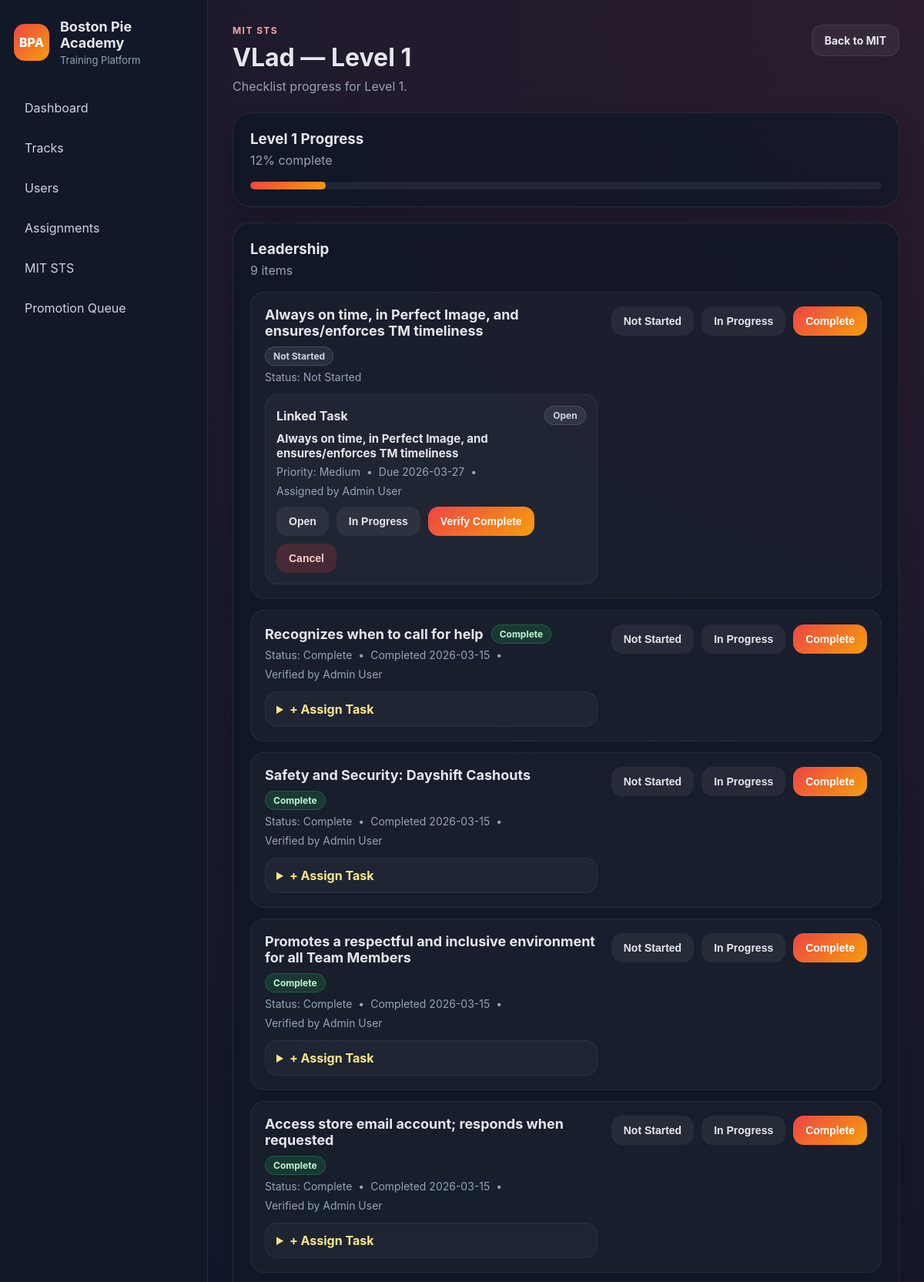
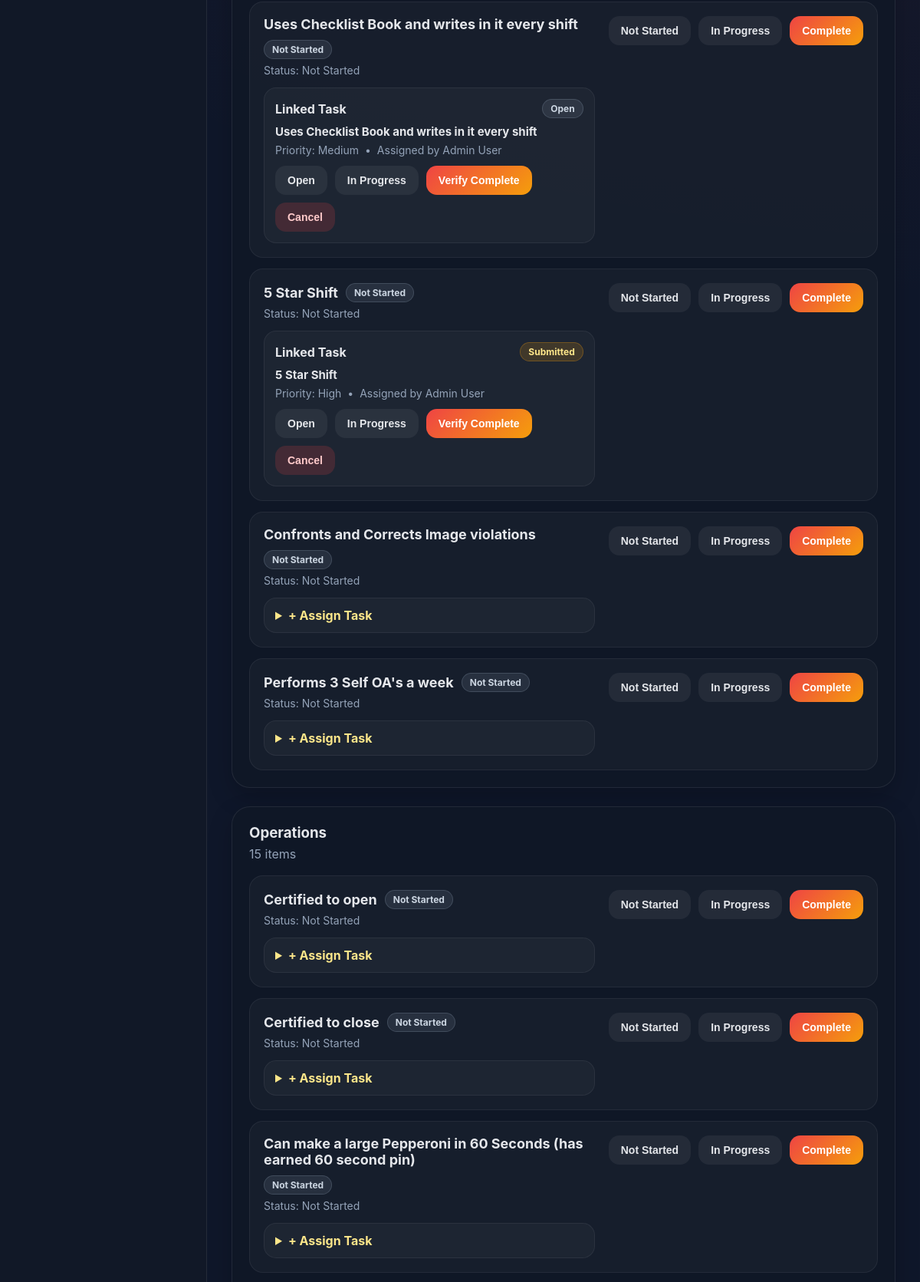
Screenshot of /mit-sts/mits/1/level/1 (signed in, upper part) with the database file from the repository (2 pictures, top to bottom).
### app/models.py (models this page shows, shortened)
class User(UserMixin, db.Model):
    __tablename__ = "users"
    id = db.Column(db.Integer, primary_key=True)
    name = db.Column(db.String(120), nullable=False)
    username = db.Column(db.String(80), unique=True, nullable=False)
    password_hash = db.Column(db.String(255), nullable=False)
    role = db.Column(db.String(50), nullable=False, default="tm")
    store_number = db.Column(db.String(20), nullable=True)
    is_active_user = db.Column(db.Boolean, default=True)
    created_at = db.Column(db.DateTime, default=datetime.utcnow)
    progress_records = db.relationship(
        "LessonProgress",
        backref="user",
        cascade="all, delete-orphan",
        lazy=True
    )
    assignments = db.relationship(
        "TrackAssignment",
        foreign_keys="TrackAssignment.user_id",
        backref="user",
        cascade="all, delete-orphan",
        lazy=True
    )
    assigned_tracks_created = db.relationship(
        "TrackAssignment",
        foreign_keys="TrackAssignment.assigned_by_user_id",
        backref="assigned_by_user",
        lazy=True
    )
    quiz_attempts = db.relationship(
        "QuizAttempt",
        backref="user",
        cascade="all, delete-orphan",
        lazy=True
    )
    mit_profiles = db.relationship(
        "MITProfile",
        foreign_keys="MITProfile.user_id",
        backref="mit_user",
        lazy=True
    )
    coached_mits = db.relationship(
        "MITProfile",
        foreign_keys="MITProfile.coach_user_id",
        backref="coach_user",
        lazy=True
    )
    verified_mit_items = db.relationship(
        "MITLevelProgress",
        foreign_keys="MITLevelProgress.verified_by_user_id",
        backref="verified_by_user",
        lazy=True
    )
    mit_reviews_written = db.relationship(
        "MITReview",
        foreign_keys="MITReview.reviewer_user_id",
        backref="reviewer_user",
        lazy=True
    )
    mit_promotions_approved = db.relationship(
        "MITPromotion",
        foreign_keys="MITPromotion.approved_by_user_id",
        backref="approved_by_user",
        lazy=True
    )
    mit_action_items_owned = db.relationship(
        "MITActionPlanItem",
        foreign_keys="MITActionPlanItem.owner_user_id",
        backref="owner_user",
        lazy=True
    )
    mit_tasks_assigned = db.relationship(
        "MITTask",
        foreign_keys="MITTask.assigned_by_user_id",
        backref="assigned_by_user",
        lazy=True
    )
    @property
    def is_active(self):
        return self.is_active_user

class MITLevelTemplate(db.Model):
    __tablename__ = "mit_level_templates"
    id = db.Column(db.Integer, primary_key=True)
    level_number = db.Column(db.Integer, nullable=False)
    category = db.Column(db.String(100), nullable=True)
    item_name = db.Column(db.String(255), nullable=False)
    item_description = db.Column(db.Text, nullable=True)
    sort_order = db.Column(db.Integer, default=0)
    is_required = db.Column(db.Boolean, default=True)
    source_ref = db.Column(db.String(255), nullable=True)
    progress_records = db.relationship(
        "MITLevelProgress",
        backref="template_item",
        cascade="all, delete-orphan",
        lazy=True
    )
    action_plan_items = db.relationship(
        "MITActionPlanItem",
        backref="related_template_item",
        lazy=True
    )
    tasks = db.relationship(
        "MITTask",
        backref="task_template_item",
        lazy=True
    )

class MITLevelProgress(db.Model):
    __tablename__ = "mit_level_progress"
    id = db.Column(db.Integer, primary_key=True)
    mit_profile_id = db.Column(db.Integer, db.ForeignKey("mit_profiles.id"), nullable=False)
    template_item_id = db.Column(db.Integer, db.ForeignKey("mit_level_templates.id"), nullable=False)
    status = db.Column(db.String(20), nullable=False, default="not_started")
    completed_date = db.Column(db.Date, nullable=True)
    verified_by_user_id = db.Column(db.Integer, db.ForeignKey("users.id"), nullable=True)
    notes = db.Column(db.Text, nullable=True)
    created_at = db.Column(db.DateTime, default=datetime.utcnow)
    updated_at = db.Column(db.DateTime, default=datetime.utcnow, onupdate=datetime.utcnow)
    __table_args__ = (
        db.UniqueConstraint("mit_profile_id", "template_item_id", name="uq_mit_profile_template_item"),
    )

class MITTask(db.Model):
    __tablename__ = "mit_tasks"
    id = db.Column(db.Integer, primary_key=True)
    mit_profile_id = db.Column(db.Integer, db.ForeignKey("mit_profiles.id"), nullable=False)
    mit_review_id = db.Column(db.Integer, db.ForeignKey("mit_reviews.id"), nullable=True)
    title = db.Column(db.String(255), nullable=False)
    description = db.Column(db.Text, nullable=True)
    related_template_item_id = db.Column(db.Integer, db.ForeignKey("mit_level_templates.id"), nullable=True)
    assigned_by_user_id = db.Column(db.Integer, db.ForeignKey("users.id"), nullable=False)
    assigned_at = db.Column(db.DateTime, default=datetime.utcnow)
    due_date = db.Column(db.Date, nullable=True)
    priority = db.Column(db.String(20), nullable=False, default="medium")
    status = db.Column(db.String(20), nullable=False, default="open")
    completed_at = db.Column(db.DateTime, nullable=True)
    notes = db.Column(db.Text, nullable=True)
    created_at = db.Column(db.DateTime, default=datetime.utcnow)
    updated_at = db.Column(db.DateTime, default=datetime.utcnow, onupdate=datetime.utcnow)

### app/mit_sts/routes.py (the view)
@mit_sts_bp.route("/mits/<int:mit_id>/level/<int:level_number>")
@login_required
def view_level(mit_id, level_number):
    if level_number not in [1, 2, 3]:
        flash("Invalid level.", "danger")
        return redirect(url_for("academy.dashboard"))
    mit = MITProfile.query.get_or_404(mit_id)
    if not can_view_mit(mit):
        flash("You do not have permission to view that MIT level.", "danger")
        return redirect(url_for("academy.dashboard"))
    ensure_progress_rows_for_mit(mit)
    refresh_mit_status(mit)
    db.session.commit()
    templates = MITLevelTemplate.query.filter_by(level_number=level_number).order_by(
        MITLevelTemplate.category.asc(),
        MITLevelTemplate.sort_order.asc(),
        MITLevelTemplate.id.asc()
    ).all()
    progress_rows = MITLevelProgress.query.filter_by(mit_profile_id=mit.id).all()
    progress_map = {row.template_item_id: row for row in progress_rows}
    grouped_items = defaultdict(list)
    for template in templates:
        grouped_items[template.category or "General"].append(template)
    active_task_map = {}
    for task in MITTask.query.filter(
        MITTask.mit_profile_id == mit.id,
        MITTask.related_template_item_id.isnot(None),
        MITTask.status.in_(["open", "in_progress", "submitted"])
    ).order_by(MITTask.created_at.desc()).all():
        if task.related_template_item_id not in active_task_map:
            active_task_map[task.related_template_item_id] = task
    level_progress = calculate_level_progress(mit.id, level_number)
    is_complete = level_progress == 100 and len(templates) > 0
    return render_template(
        "mit_sts/level_detail.html",
        mit=mit,
        level_number=level_number,
        grouped_items=dict(grouped_items),
        progress_map=progress_map,
        active_task_map=active_task_map,
        level_progress=level_progress,
        is_complete=is_complete,
        task_display_status=task_display_status,
        user=current_user,
        can_edit=can_edit_mit(),
    )

### app/templates/mit_sts/level_detail.html (shortened to what this page needs)
{% extends "base.html" %}
{% block content %}
<div class="page-header">
    <div>
        <p class="eyebrow">MIT STS</p>
        <h2>{{ mit.mit_user.name }} — Level {{ level_number }}</h2>
        <p class="subtle">
            Checklist progress for Level {{ level_number }}.
        </p>
    </div>
    <div class="track-actions">
        <a class="btn btn-secondary" href="{{ url_for('mit_sts.view_mit', mit_id=mit.id) }}">Back to MIT</a>
    </div>
</div>
<div class="card" style="margin-bottom: 20px;">
    <div class="card-header">
        <h3>Level {{ level_number }} Progress</h3>
        <p>{{ level_progress }}% complete</p>
    </div>
    <div class="progress-bar">
        <div class="progress-fill" style="width: {{ level_progress }}%;"></div>
    </div>
</div>
{% if grouped_items %}
    {% for category, items in grouped_items.items() %}
    <div class="card" style="margin-bottom: 24px;">
        <div class="card-header">
            <h3>{{ category }}</h3>
            <p>{{ items|length }} item{{ '' if items|length == 1 else 's' }}</p>
        </div>
        <div class="track-list">
            {% for item in items %}
            {% set progress = progress_map.get(item.id) %}
            {% set linked_task = active_task_map.get(item.id) %}
            <div class="track-row sts-row">
                <div class="sts-main">
                    <div class="sts-header-line">
                        <div class="track-title">{{ item.item_name }}</div>
                        {% if progress %}
                            {% if progress.status == 'complete' %}
                                <span class="sts-status-badge sts-complete">Complete</span>
                            {% elif progress.status == 'in_progress' %}
                                <span class="sts-status-badge sts-in-progress">In Progress</span>
                            {% else %}
                                <span class="sts-status-badge sts-not-started">Not Started</span>
                            {% endif %}
                        {% endif %}
                    </div>
                    <div class="track-meta">
                        <span>Status: {{ progress.status|replace('_', ' ')|title if progress else 'Not Started' }}</span>
                        {% if progress and progress.completed_date %}
                        <span>•</span>
                        <span>Completed {{ progress.completed_date.strftime('%Y-%m-%d') }}</span>
                        {% endif %}
                        {% if progress and progress.verified_by_user %}
                        <span>•</span>
                        <span>Verified by {{ progress.verified_by_user.name }}</span>
                        {% endif %}
                    </div>
                    {% if linked_task %}
                    <div class="sts-task-box">
                        <div class="sts-task-header">
                            <strong>Linked Task</strong>
                            <span class="sts-task-status sts-task-{{ task_display_status(linked_task) }}">
                                {{ task_display_status(linked_task)|replace('_', ' ')|title }}
                            </span>
                        </div>
                        <div class="sts-task-title">{{ linked_task.title }}</div>
                        <div class="track-meta">
                            <span>Priority: {{ linked_task.priority|title }}</span>
                            {% if linked_task.due_date %}
                            <span>•</span>
                            <span>Due {{ linked_task.due_date.strftime('%Y-%m-%d') }}</span>
                            {% endif %}
                            <span>•</span>
                            <span>Assigned by {{ linked_task.assigned_by_user.name }}</span>
                        </div>
                        {% if can_edit %}
                        <div class="track-actions" style="margin-top: 12px;">
                            <form method="POST" action="{{ url_for('mit_sts.update_task_status', task_id=linked_task.id) }}">
                                <button type="submit" class="btn btn-secondary">Open</button>
                            </form>
                            <form method="POST" action="{{ url_for('mit_sts.update_task_status', task_id=linked_task.id) }}">
                                <button type="submit" class="btn btn-secondary">In Progress</button>
                            </form>
                            <form method="POST" action="{{ url_for('mit_sts.update_task_status', task_id=linked_task.id) }}">
                                <button type="submit" class="btn btn-primary">Verify Complete</button>
                            </form>
                            <form method="POST" action="{{ url_for('mit_sts.update_task_status', task_id=linked_task.id) }}">
                                <button type="submit" class="btn btn-danger">Cancel</button>
                            </form>
                        </div>
                        {% endif %}
                    </div>
                    {% elif can_edit %}
                    <div class="sts-inline-task-form">
                        <details>
                            <summary>+ Assign Task</summary>
                        </details>
                    </div>
                    {% endif %}
                </div>
                {% if progress and can_edit %}
                <div class="track-actions sts-actions">
                    <form method="POST" action="{{ url_for('mit_sts.update_progress', progress_id=progress.id) }}">
                        <button type="submit" class="btn btn-secondary">Not Started</button>
                    </form>
                    <form method="POST" action="{{ url_for('mit_sts.update_progress', progress_id=progress.id) }}">
                        <button type="submit" class="btn btn-secondary">In Progress</button>
                    </form>
                    <form method="POST" action="{{ url_for('mit_sts.update_progress', progress_id=progress.id) }}">
                        <button type="submit" class="btn btn-primary">Complete</button>
                    </form>
                </div>
                {% endif %}
            </div>
            {% endfor %}
        </div>
    </div>
    {% endfor %}
{% endif %}
{% endblock %}

### rows the page displays
User: mit_user.name "VLad"
MITLevelTemplate: category "Leadership", items "9", value "s", item_name "Always on time, in Perfect Image, and ensures/enforces TM timeliness", shows "Not Started"
MITLevelProgress: status "Not Started"
MITTask: status+due_date "Open", title "Always on time, in Perfect Image, and ensures/enforces TM timeliness", priority "Medium", due_date "2026-03-27"
User: assigned_by_user.name "Admin User", verified_by_user.name "Admin User"
MITLevelTemplate: item_name "Recognizes when to call for help", shows "Complete"
MITLevelProgress: status "Complete", completed_date "2026-03-15"
MITLevelTemplate: item_name "Safety and Security: Dayshift Cashouts", shows "Complete"
MITLevelProgress: status "Complete", completed_date "2026-03-15"
MITLevelTemplate: item_name "Promotes a respectful and inclusive environment for all Team Members", shows "Complete"
MITLevelProgress: status "Complete", completed_date "2026-03-15"
MITLevelTemplate: item_name "Access store email account; responds when requested", shows "Complete"
MITLevelProgress: status "Complete", completed_date "2026-03-15"
MITLevelTemplate: item_name "Uses Checklist Book and writes in it every shift", shows "Not Started"
MITLevelProgress: status "Not Started"
MITTask: status+due_date "Open", title "Uses Checklist Book and writes in it every shift", priority "Medium"
MITLevelTemplate: item_name "5 Star Shift", shows "Not Started"
MITLevelProgress: status "Not Started"
MITTask: status+due_date "Submitted", title "5 Star Shift", priority "High"
MITLevelTemplate: item_name "Confronts and Corrects Image violations", shows "Not Started"
MITLevelProgress: status "Not Started"
MITLevelTemplate: item_name "Performs 3 Self OA's a week", shows "Not Started"
MITLevelProgress: status "Not Started"
MITLevelTemplate: category "Operations", items "15", value "s", item_name "Certified to open", shows "Not Started"
MITLevelProgress: status "Not Started"
MITLevelTemplate: item_name "Certified to close", shows "Not Started"
MITLevelProgress: status "Not Started"
MITLevelTemplate: item_name "Can make a large Pepperoni in 60 Seconds (has earned 60 second pin)", shows "Not Started"
MITLevelProgress: status "Not Started"

### other values shown
{{ level_number }} "1"
{{ level_progress }} "12"
